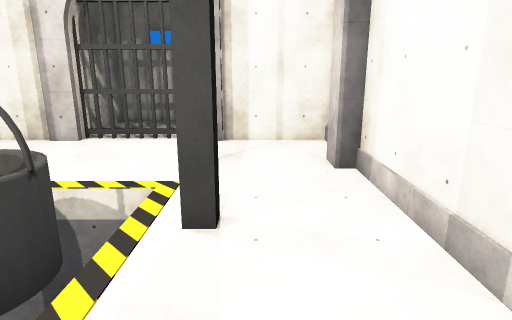
view 1 (above)

14 first-person views from a walk through a scene from a Unity 3-D project. The camera is 1.3 m above the floor, tilts 14° down and sees 75° across. Doors are open. The floor is counted in squares, 0.5 m on a side. Each view is taken from the middle of a square. On the plan, view 1 faces up. The plan holds only what a view shows up to about 20 squares ahead; the rest is blank. The place goes on beyond the plan. The player is left out.

view 2
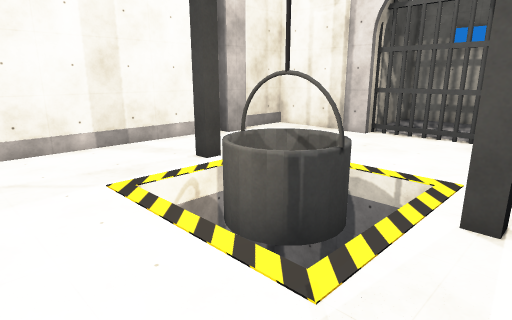

view 3
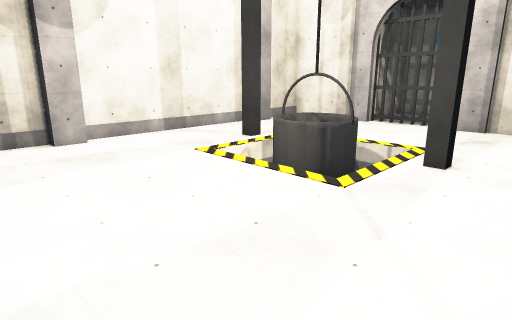

view 4
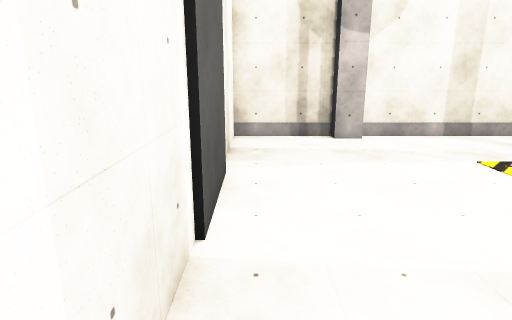

view 5
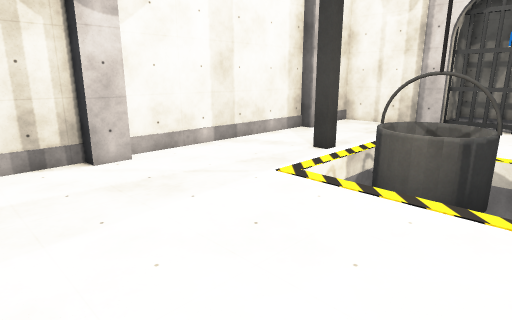

view 6
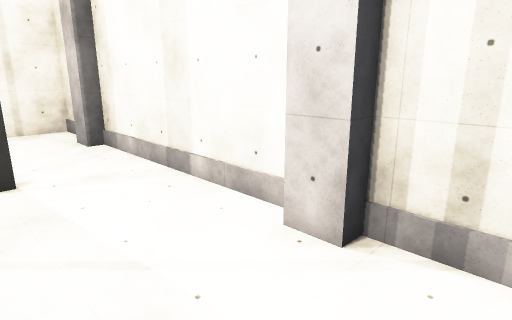

view 7
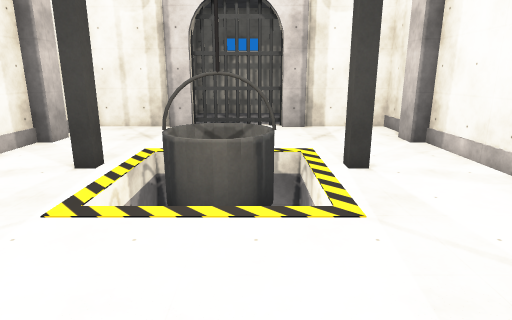

view 8
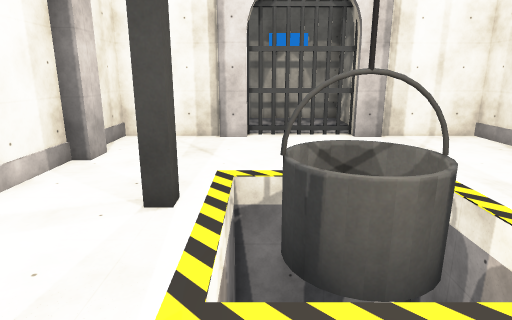

view 9
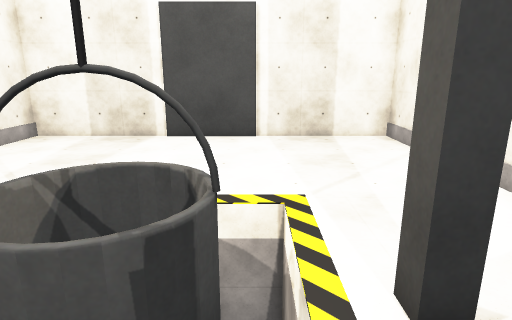

view 10
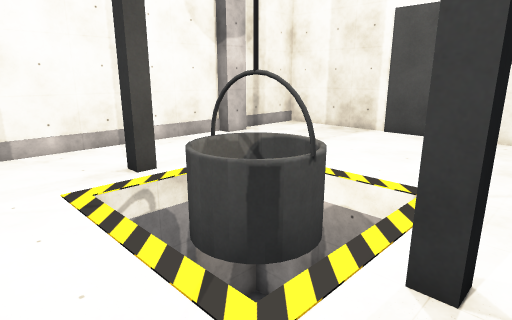

view 11
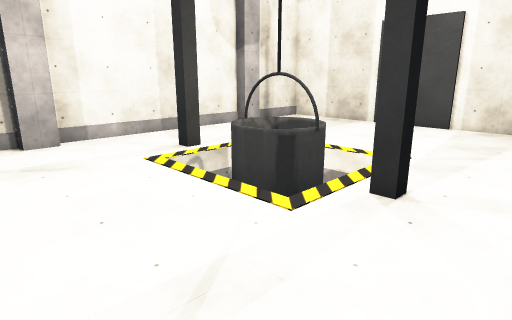

view 12
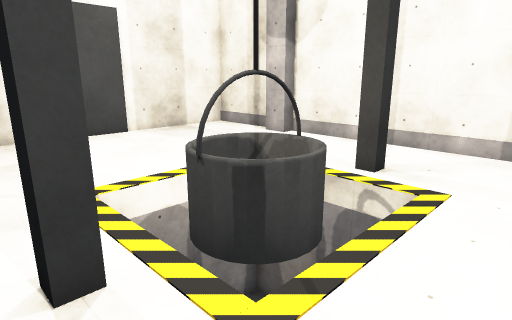

view 13
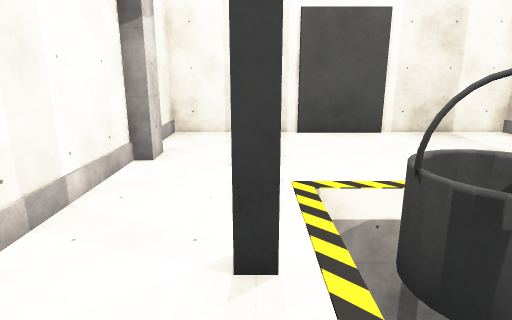

view 14
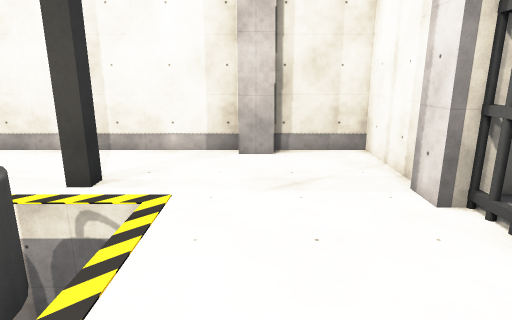

### Floor plan
Points are (right, up) in squares from view 1. A wall is a line through its corners. A room is listed if a view was taken in it or the views show most of it. See-through windows are left out.
Room 1 (views 1, 2, 3, 4, 5, 6, 7, 8, 9, 10, 11, 12, 13, 14)
walls: (-8.7, 5.4) (-9.3, 5.4) (-9.3, 6) (-8.7, 6) (-8.7, 5.4); (-1.3, 5.4) (-1.3, 6) (-0.7, 6) (-0.7, 5.4) (-1.3, 5.4); (-12.3, 10.6) (-12.3, 9.4) (-13, 9.4) (-13, -0.4) (-12.3, -0.4) (-12.3, -1.6) (-13, -1.6) (-13, -6) (3, -6) (3, -1.6) (2.3, -1.6) (2.3, -0.4) (3, -0.4) (3, 9.4) (2.3, 9.4) (2.3, 10.6) (3, 10.6) (3, 14) (-1.4, 14); (-7.4, 13.7) (-8.6, 13.7); (-1.4, 13.7) (-2.6, 13.7); (-6.6, 14.4) (-7.4, 14.2); (-3.7, 14.5) (-4.4, 14.3); (-8.5, 14) (-13, 14) (-13, 10.6)
low walls: (-2.6, 14.3) (-7.4, 14.3)
objects: other object (-6, 4) to (-4, 6)

Where each view was taken, in squares from view 1:
view 1: 0 up, 0 right, facing up
view 2: 1 down, 0 right, facing up-left
view 3: 5 down, 2 right, facing up-left
view 4: 5 down, 2 right, facing left
view 5: 5 down, 2 left, facing up-left
view 6: 4 down, 2 left, facing up-right
view 7: 4 down, 4 left, facing up
view 8: 1 down, 7 left, facing up
view 9: 9 up, 7 left, facing down
view 10: 10 up, 10 left, facing down-right
view 11: 13 up, 12 left, facing down-right
view 12: 10 up, 0 right, facing down-left
view 13: 10 up, 1 left, facing down
view 14: 10 up, 1 left, facing left
